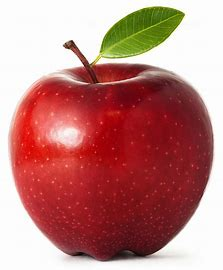
#> input picture img/apple.jpg, 223 x 270 px
$ python d_blur_gaussian.py
#> lines starting #> are read from the running program, lines starting #| are printed output that depends on the picture
### 선형 필터링 작업

import cv2
import numpy as np

img = cv2.imread('../img/apple.jpg')
#> img is the input picture: shape (270, 223, 3); mean B, G, R 126.6, 130.6, 190.2


k1 = np.array([[1, 2, 1],
                [2, 4, 2],
                [1, 2, 1]]) *(1/16)
print(k1)

blur1 = cv2.filter2D(img, -1, k1)


k2 = cv2.getGaussianKernel(3, 0)  # 마스크 커널 만들어짐
print(k2)
'''
sigma = 0
[[0.25]
 [0.5 ]
 [0.25]]

 sigma = 1.5
 [[0.30780133]
 [0.38439734]
 [0.30780133]]
'''

blur2 = cv2.filter2D(img, -1, k2*k2.T) # T : 행렬 바꾼거
# k2 그냥 넣으면 원본 이미지랑 크게 달라지지 않는다.

blur3 = cv2.GaussianBlur(img, (3, 3), 0)
print(type(blur3),'-------') # <class 'numpy.ndarray'> -------
#| <class 'numpy.ndarray'> -------

print('k1:', k1)
print('k2:', k2*k2.T)
merged = np.hstack((img, blur1, blur2, blur3))
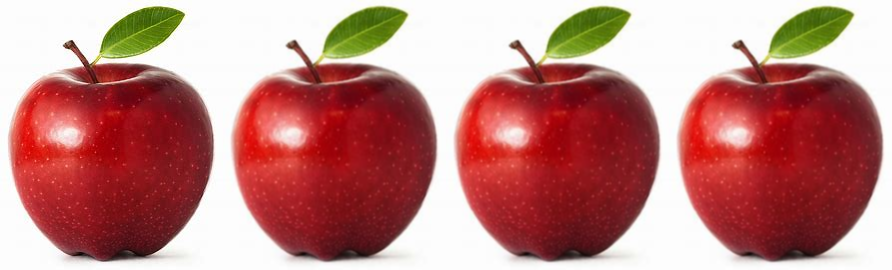
#> merged: shape (270, 892, 3); mean B, G, R 126.6, 130.6, 190.2
cv2.imshow('gaussian blur', merged)
cv2.waitKey(0)
cv2.destroyAllWindows()

$ run again, with img/b.jpg copied over img/apple.jpg
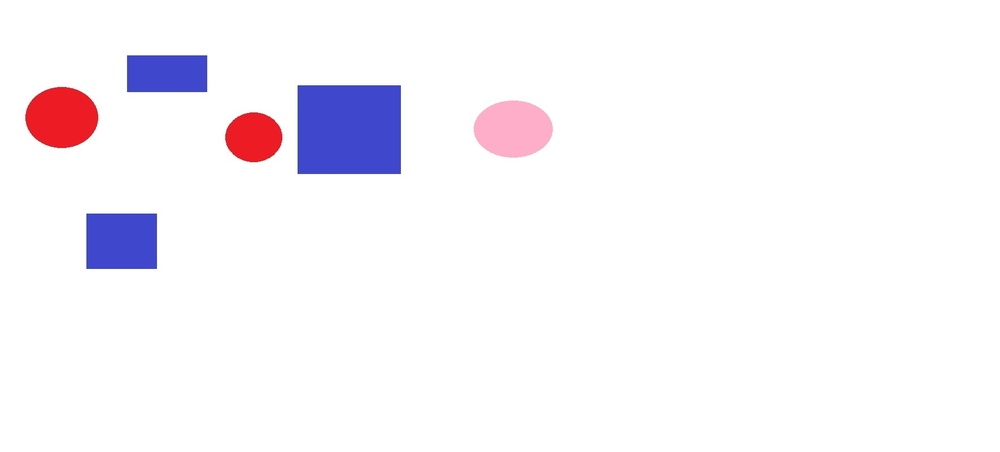
#> input picture img/b.jpg, 1000 x 452 px, shrunk from 1771 x 800 before the run
#> img is the input picture: shape (452, 1000, 3); mean B, G, R 249.8, 244.9, 247.8
#| <class 'numpy.ndarray'> -------
#> `merged = np.hstack((img, blur1, blur2, blur3))`:
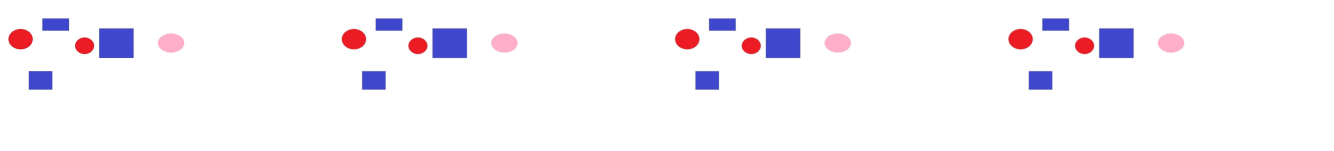
#> merged: shape (452, 4000, 3) (shown at 1/3 size); mean B, G, R 249.8, 244.9, 247.8
